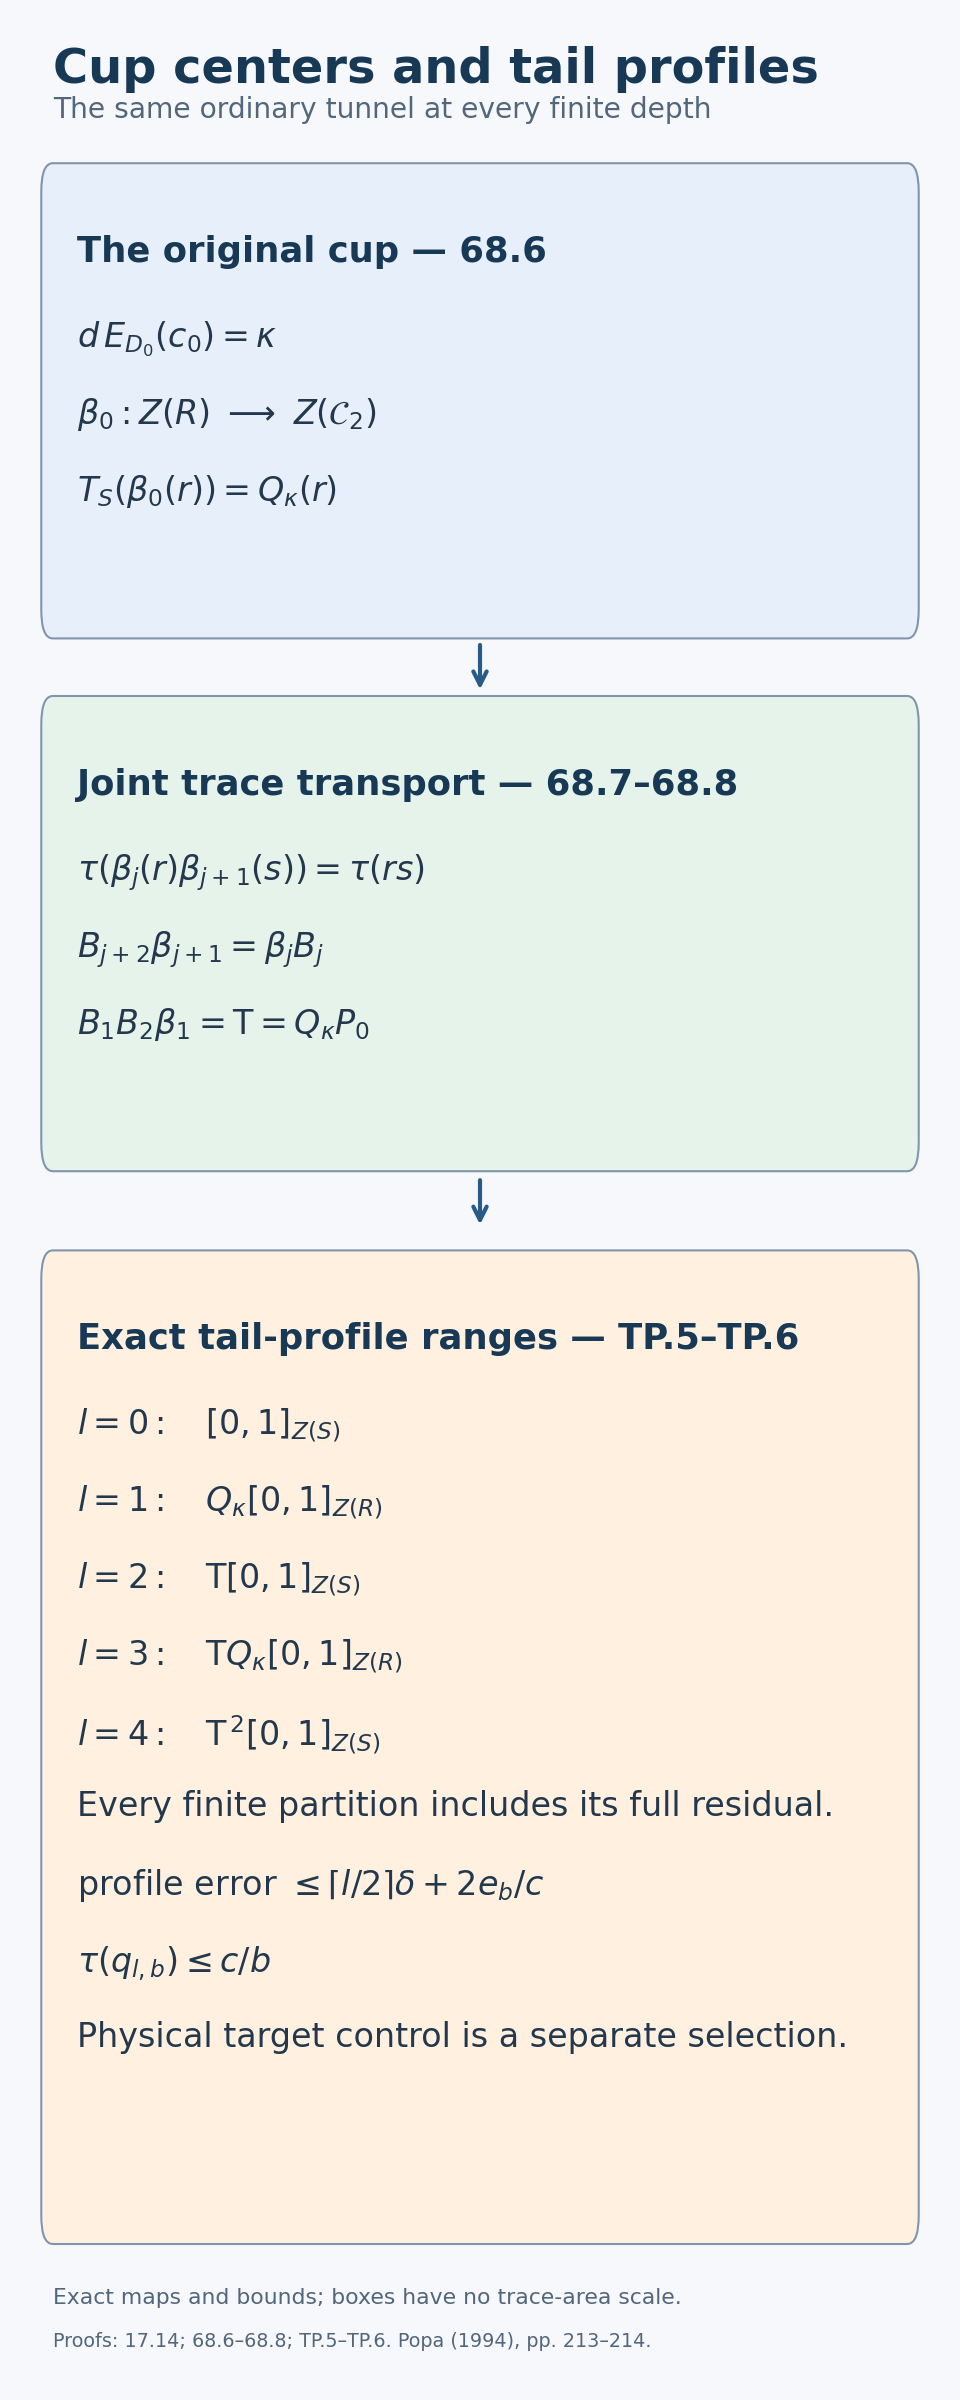

The Python source for this figure:
"""Original cup-center transfer and finite-depth profile ranges. CC0-1.0."""
from pathlib import Path
import re
import matplotlib
matplotlib.use('Agg')
import matplotlib.pyplot as plt
from matplotlib.patches import FancyBboxPatch
out=Path(__file__).resolve().parent
plt.rcParams.update({'font.family':'DejaVu Sans','font.size':16,'svg.fonttype':'path'})
fig=plt.figure(figsize=(6.4,16),dpi=150,facecolor='#f6f8fc')
ax=fig.add_axes([0,0,1,1]);ax.set_xlim(0,1);ax.set_ylim(0,1);ax.axis('off')
def panel(y,h,title,lines,color):
 ax.add_patch(FancyBboxPatch((.055,y),.89,h,boxstyle='round,pad=0.012',facecolor=color,edgecolor='#8295af'))
 ax.text(.08,y+h-.018,title,fontsize=17,weight='bold',va='top',color='#183956')
 for k,line in enumerate(lines):ax.text(.08,y+h-.053-.032*k,line,fontsize=16,va='top',color='#23384d')
ax.text(.055,.981,'Cup centers and tail profiles',fontsize=23,weight='bold',va='top',color='#183956')
ax.text(.055,.951,'The same ordinary tunnel at every finite depth',fontsize=13.5,color='#52667c')
panel(.746,.174,'The original cup — 68.6',[
 r'$d\,E_{D_0}(c_0)=\kappa$',
 r'$\beta_0:Z(R)\ \longrightarrow\ Z(\mathcal{C}_2)$',
 r'$T_S(\beta_0(r))=Q_\kappa(r)$'],'#e7effa')
panel(.524,.174,'Joint trace transport — 68.7–68.8',[
 r'$\tau(\beta_j(r)\beta_{j+1}(s))=\tau(rs)$',
 r'$B_{j+2}\beta_{j+1}=\beta_j B_j$',
 r'$B_1B_2\beta_1=\mathsf{T}=Q_\kappa P_0$'],'#e6f3eb')
for hi,lo in [(.733,.711),(.510,.488)]:
 ax.annotate('',xy=(.5,lo),xytext=(.5,hi),arrowprops=dict(arrowstyle='->',lw=2,color='#285b86'))
panel(.077,.390,'Exact tail-profile ranges — TP.5–TP.6',[
 r'$l=0:\quad[0,1]_{Z(S)}$',
 r'$l=1:\quad Q_\kappa[0,1]_{Z(R)}$',
 r'$l=2:\quad\mathsf{T}[0,1]_{Z(S)}$',
 r'$l=3:\quad\mathsf{T}Q_\kappa[0,1]_{Z(R)}$',
 r'$l=4:\quad\mathsf{T}^{\,2}[0,1]_{Z(S)}$',
 'Every finite partition includes its full residual.',
 r'$\mathrm{profile\ error}\ \leq\lceil l/2\rceil\delta+2e_b/c$',
 r'$\tau(q_{l,b})\leq c/b$',
 'Physical target control is a separate selection.'],'#fff0e0')
ax.text(.055,.040,'Exact maps and bounds; boxes have no trace-area scale.',fontsize=10.5,color='#52667c')
ax.text(.055,.022,'Proofs: 17.14; 68.6–68.8; TP.5–TP.6. Popa (1994), pp. 213–214.',fontsize=9.2,color='#52667c')
stem='cup-center-transfer';fig.savefig(out/(stem+'.png'),dpi=150);fig.savefig(out/(stem+'.svg'))
p=out/(stem+'.svg');p.write_text(re.sub(r'[ \t]+(?=\r?$)','',p.read_text(),flags=re.M),encoding='utf-8')
